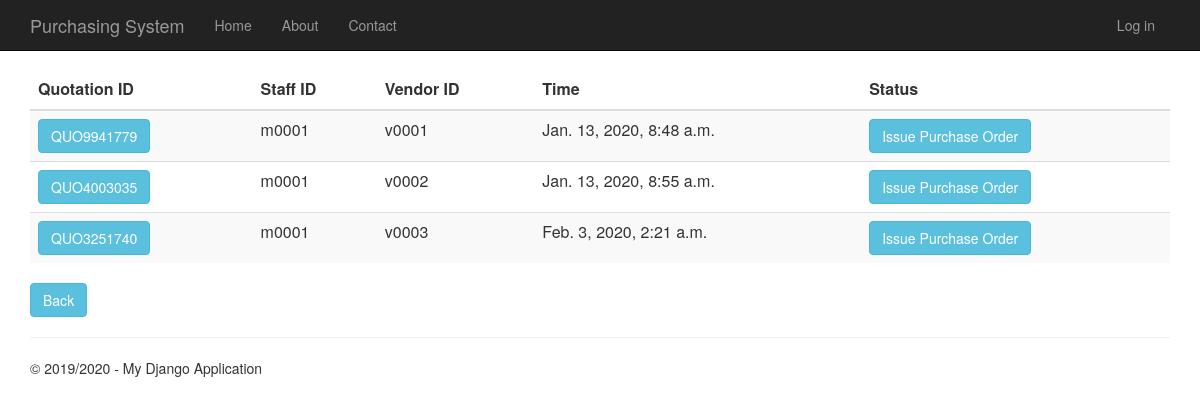
The page /quotationhistory on the database as committed earlier.
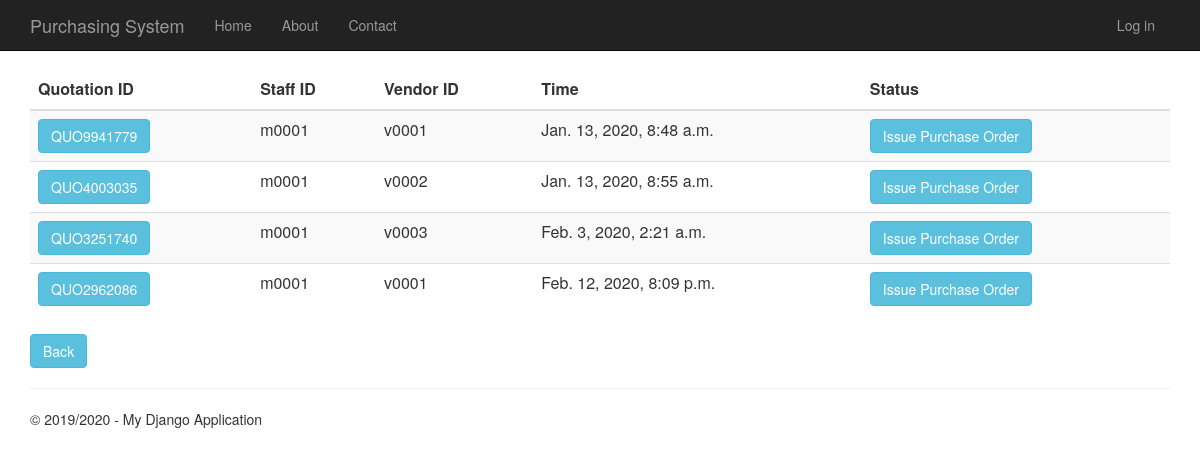
The same page on the database as committed later.
### Quotation/models.py (models this page shows, shortened)
class Quotation(models.Model):
    quotation_id = models.CharField(primary_key=True, max_length=10)
    time_created = models.DateTimeField()
    description = models.TextField(null=True,default=None, blank=True)
    total_price = models.DecimalField(max_digits=10, decimal_places=2, default=Decimal('0.00'))
    person_id = models.ForeignKey(Person, on_delete = models.CASCADE)
    vendor_id = models.ForeignKey(Vendor, on_delete = models.CASCADE)
    request_for_quotation_id = models.OneToOneField(RequestForQuotation, on_delete = models.CASCADE)

### app/models.py (models this page shows, shortened)
class Person(models.Model):
    user_id = models.OneToOneField(User)
    person_id = models.CharField(primary_key=True, max_length=10)
    person_name = models.TextField()
    person_address = models.TextField()
    person_phone_number = models.TextField()
    person_role = models.TextField(default = 'EMPLOYEE')

class Vendor(models.Model):
    vendor_id = models.CharField(primary_key=True, max_length=10)
    vendor_name = models.TextField()
    vendor_phone_number = models.TextField()
    vendor_address = models.TextField()
    vendor_email = models.TextField()
    def __str__(self):
        return str(self.vendor_id)

### Quotation/views.py (the view)
# urls.py: url(r'^quotationhistory', Quotation.views.quotationhistory, name="quotation_history"),
def quotationhistory(request):
    quotations = Quotation.objects.all()
    context = {
            'title':'Quotation History',
            'rows':quotations,
            'year':'2019/2020'
        }
    return render(request,'Quotation/quotationhistory.html',context)

### Quotation/templates/Quotation/quotationhistory.html
﻿{% extends "app/layout.html" %}
{% block content %}
<div class="purchaseorderhistory margintop" action="menu">
    <form action="quotationhistorydetails" method="GET">
        <table class="table table-striped margintop">
            <thead>
                <tr>
                    <th scope="col">Quotation ID</th>
                    <th scope="col">Staff ID</th>
                    <th scope="col">Vendor ID</th>
                    <th scope="col">Time</th>
                    <th scope="col">Status</th>
                </tr>
            </thead>
            <tbody>
                {% for r in rows %}
                <tr>
                    <td><button type="submit" name="quo_id" value="{{r.quotation_id}}" class="btn btn-info">{{r.quotation_id}}</button></td>
                    <td>{{r.person_id.person_id}}</td>
                    <td>{{r.vendor_id}}</td>
                    <td>{{r.time_created}}</td>
                    <td><button type="submit" class="btn btn-info buttonsize1">Issue Purchase Order</button></td>
                </tr>
                {% endfor %}
            </tbody>
        </table>
        <div class="margintop">
            <a type="submit" class="btn btn-info" href="/menu">Back</a>
        </div>
    </form>
</div>
{% endblock %}

Rows that differ between the two databases and show on the page:
added Quotation: quotation_id "QUO2962086", person_id.person_id "m0001", vendor_id "v0001", time_created "Feb. 12, 2020, 8:09 p.m."
